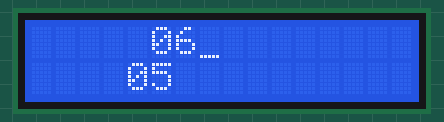
Bench run of a sketch on a simulated Arduino Uno, built with avr-gcc and run on an emulated ATmega328P. Parts: 16×2 character LCD. Wiring (inferred from the names in the program): character LCD (HD44780): RS pin 13; E pin 12; data pin 8, pin 9, pin 10, pin 11, pin 4, pin 5, pin 6, pin 7.

Above: at 0.1 s.
At 4.8 s:
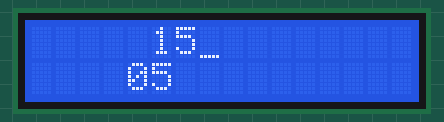
At 10.0 s:
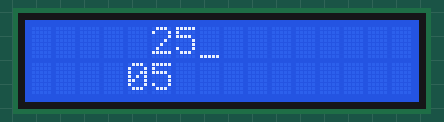
At 19.8 s:
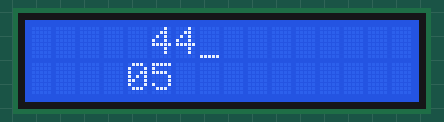
At 29.7 s:
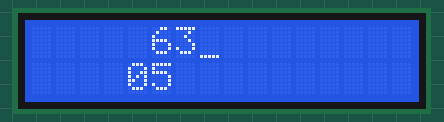
At 39.5 s:
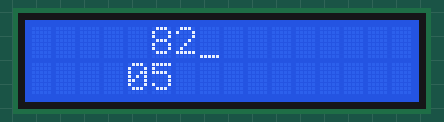

Measured:
- what the display in image 0 shows lasts 0.5 s, from 0.1 s to 0.6 s

The sketch:

LCDSemBiblioteca5.ino
```cpp
/* =====================================================================================

   Este código é copiado do professor e tem a função de demonstrar como posicionar o cursor no display LCD.

   Aula 271: Display LCD 16x2, imprimindo números

   Autor: Eng. Wagner Rambo
   Data: Outubro de 2020


===================================================================================== */


// =====================================================================================
// --- Mapeamento de Hardware ---
#define  db7  7
#define  db6  6
#define  db5  5
#define  db4  4
#define  db3  11
#define  db2  10
#define  db1  9
#define  db0  8

#define  rs   13
#define  en   12


// =====================================================================================
// --- Protótipo das Funções ---
void set_col(char address);
void send_char(char character);
void lcd_init();
void lcd_clear();


// =====================================================================================
// --- Variáveis Globais ---
int  content = 5;

char  dez, uni;


// =====================================================================================
// --- Configurações Iniciais ---
void setup()
{

   //configura saídas
   pinMode(db0, OUTPUT);
   pinMode(db1, OUTPUT);
   pinMode(db2, OUTPUT);
   pinMode(db3, OUTPUT);
   pinMode(db4, OUTPUT);
   pinMode(db5, OUTPUT);
   pinMode(db6, OUTPUT);
   pinMode(db7, OUTPUT);
   pinMode(rs,  OUTPUT);
   pinMode(en,  OUTPUT);

   //inicializa saídas
   digitalWrite(db0,  LOW);
   digitalWrite(db1,  LOW);
   digitalWrite(db2,  LOW);
   digitalWrite(db3,  LOW);
   digitalWrite(db4,  LOW);
   digitalWrite(db5,  LOW);
   digitalWrite(db6,  LOW);
   digitalWrite(db7,  LOW);
   digitalWrite(en,   LOW);
   digitalWrite(rs,   LOW);
   delay(2);

   lcd_init();


   dez = content/10;
   uni = content%10;

   set_col(0x44);
   send_char(dez+48);
   send_char(uni+48);


} //end setup


// =====================================================================================
// --- Loop Infinito ---
void loop()
{
   content+=1;
   dez = content/10;
   uni = content%10;

   set_col(0x05);
   send_char(dez+48);
   send_char(uni+48);

   delay(500);

} //end loop


// =====================================================================================
// --- Desenvolvimento das Funções ---


// =====================================================================================
// --- Função para Envio de Caracteres ---

void set_col(char address)
{
   digitalWrite(rs,   LOW);
   digitalWrite(db7, (address >> 7) | 0x01);
   digitalWrite(db6, (address >> 6) & 0x01);
   digitalWrite(db5, (address >> 5) & 0x01);
   digitalWrite(db4, (address >> 4) & 0x01);
   digitalWrite(db3, (address >> 3) & 0x01);
   digitalWrite(db2, (address >> 2) & 0x01);
   digitalWrite(db1, (address >> 1) & 0x01);
   digitalWrite(db0, (address >> 0) & 0x01);
   digitalWrite(en,   LOW);
   delay(2);
   digitalWrite(en,  HIGH);
   delay(2);
   digitalWrite(en,   LOW);
   delay(2);

} //end set_col


void send_char(char character)
{

   digitalWrite(db7, (character >> 7) & 0x01);
   digitalWrite(db6, (character >> 6) & 0x01);
   digitalWrite(db5, (character >> 5) & 0x01);
   digitalWrite(db4, (character >> 4) & 0x01);
   digitalWrite(db3, (character >> 3) & 0x01);
   digitalWrite(db2, (character >> 2) & 0x01);
   digitalWrite(db1, (character >> 1) & 0x01);
   digitalWrite(db0, (character >> 0) & 0x01);

   digitalWrite(rs,  HIGH);
   delay(2);
   digitalWrite(en,  HIGH);
   delay(2);
   digitalWrite(en,   LOW);
   delay(2);

} //end send_char


// =====================================================================================
// --- Função para Inicializar LCD ---
void lcd_init()
{
   // LIMPA LCD
   digitalWrite(db0, HIGH);
   digitalWrite(db1,  LOW);
   digitalWrite(db2,  LOW);
   digitalWrite(db3,  LOW);
   digitalWrite(db4,  LOW);
   digitalWrite(db5,  LOW);
   digitalWrite(db6,  LOW);
   digitalWrite(db7,  LOW);
   digitalWrite(en,   LOW);
   delay(2);
   digitalWrite(en,  HIGH);
   delay(2);
   digitalWrite(en,   LOW);
   delay(2);

   // MODO DE 8 BITS
   digitalWrite(db0,  LOW);
   digitalWrite(db1,  LOW);
   digitalWrite(db2,  LOW);
   digitalWrite(db3, HIGH);
   digitalWrite(db4, HIGH);
   digitalWrite(db5, HIGH);
   digitalWrite(db6,  LOW);
   digitalWrite(db7,  LOW);
   digitalWrite(en,   LOW);
   delay(2);
   digitalWrite(en,  HIGH);
   delay(2);
   digitalWrite(en,   LOW);
   delay(2);

   // LIGA LCD, LIGA CURSOR, DESLIGA BLINK
   digitalWrite(db0,  LOW);
   digitalWrite(db1, HIGH);
   digitalWrite(db2, HIGH);
   digitalWrite(db3, HIGH);
   digitalWrite(db4,  LOW);
   digitalWrite(db5,  LOW);
   digitalWrite(db6,  LOW);
   digitalWrite(db7,  LOW);
   digitalWrite(en,   LOW);
   delay(2);
   digitalWrite(en,  HIGH);
   delay(2);
   digitalWrite(en,   LOW);
   delay(2);

   // HABILITA INCREMENTO, DESLIGA SCROLL
   digitalWrite(db0,  LOW);
   digitalWrite(db1, HIGH);
   digitalWrite(db2, HIGH);
   digitalWrite(db3,  LOW);
   digitalWrite(db4,  LOW);
   digitalWrite(db5,  LOW);
   digitalWrite(db6,  LOW);
   digitalWrite(db7,  LOW);
   digitalWrite(en,   LOW);
   delay(2);
   digitalWrite(en,  HIGH);
   delay(2);
   digitalWrite(en,   LOW);
   delay(2);

} //end lcd_init


void lcd_clear()
{

   // LIMPA LCD
   digitalWrite(rs,   LOW);
   digitalWrite(db0, HIGH);
   digitalWrite(db1,  LOW);
   digitalWrite(db2,  LOW);
   digitalWrite(db3,  LOW);
   digitalWrite(db4,  LOW);
   digitalWrite(db5,  LOW);
   digitalWrite(db6,  LOW);
   digitalWrite(db7,  LOW);
   digitalWrite(en,   LOW);
   delay(2);
   digitalWrite(en,  HIGH);
   delay(2);
   digitalWrite(en,   LOW);
   delay(2);

} //end lcd_clear


// =====================================================================================
// --- Final do Programa ---
```
